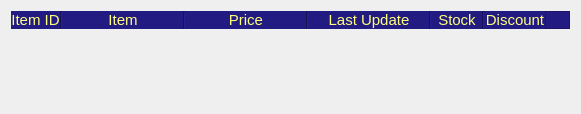
                      <widget class="QWidget" name="Normal">
                       <layout class="QVBoxLayout" name="verticalLayout_11">
                        <item>
                         <widget class="QFrame" name="frame_15">
                          <property name="maximumSize">
                           <size>
                            <width>16777215</width>
                            <height>20</height>
                           </size>
                          </property>
                          <property name="font">
                           <font>
                            <family>MS Shell Dlg 2</family>
                            <pointsize>11</pointsize>
                            <weight>50</weight>
                            <italic>false</italic>
                            <bold>false</bold>
                           </font>
                          </property>
                          <property name="styleSheet">
                           <string notr="true">QFrame{
background-color: rgb(34, 27, 129);
color: rgb(255, 255, 127);
font: 10.5pt &quot;MS Shell Dlg 2&quot;;
}

Line{
	background-color: rgba(255, 255, 127, 150);
}</string>
                          </property>
                          <property name="frameShape">
                           <enum>QFrame::NoFrame</enum>
                          </property>
                          <property name="frameShadow">
                           <enum>QFrame::Raised</enum>
                          </property>
                          <layout class="QHBoxLayout" name="horizontalLayout_12">
                           <property name="spacing">
                            <number>0</number>
                           </property>
                           <property name="leftMargin">
                            <number>0</number>
                           </property>
                           <property name="topMargin">
                            <number>0</number>
                           </property>
                           <property name="rightMargin">
                            <number>0</number>
                           </property>
                           <property name="bottomMargin">
                            <number>0</number>
                           </property>
                           <item>
                            <widget class="QLabel" name="label_15">
                             <property name="sizePolicy">
                              <sizepolicy hsizetype="Minimum" vsizetype="Preferred">
                               <horstretch>0</horstretch>
                               <verstretch>0</verstretch>
                              </sizepolicy>
                             </property>
                             <property name="minimumSize">
                              <size>
                               <width>20</width>
                               <height>0</height>
                              </size>
                             </property>
                             <property name="maximumSize">
                              <size>
                               <width>106</width>
                               <height>106</height>
                              </size>
                             </property>
                             <property name="font">
                              <font>
                               <family>MS Shell Dlg 2</family>
                               <pointsize>11</pointsize>
                               <weight>50</weight>
                               <italic>false</italic>
                               <bold>false</bold>
                              </font>
                             </property>
                             <property name="text">
                              <string>Item ID</string>
                             </property>
                             <property name="alignment">
                              <set>Qt::AlignCenter</set>
                             </property>
                             <property name="indent">
                              <number>-1</number>
                             </property>
                            </widget>
                           </item>
                           <item>
                            <widget class="Line" name="line_6">
                             <property name="orientation">
                              <enum>Qt::Vertical</enum>
                             </property>
                            </widget>
                           </item>
                           <item>
                            <widget class="QLabel" name="label_16">
                             <property name="minimumSize">
                              <size>
                               <width>120</width>
                               <height>0</height>
                              </size>
                             </property>
                             <property name="maximumSize">
                              <size>
                               <width>16777215</width>
                               <height>16777215</height>
                              </size>
                             </property>
                             <property name="font">
                              <font>
                               <family>MS Shell Dlg 2</family>
                               <pointsize>11</pointsize>
                               <weight>50</weight>
                               <italic>false</italic>
                               <bold>false</bold>
                              </font>
                             </property>
                             <property name="text">
                              <string>Item</string>
                             </property>
                             <property name="alignment">
                              <set>Qt::AlignCenter</set>
                             </property>
                            </widget>
                           </item>
                           <item>
                            <widget class="Line" name="line_7">
                             <property name="orientation">
                              <enum>Qt::Vertical</enum>
                             </property>
                            </widget>
                           </item>
                           <item>
                            <widget class="QLabel" name="label_18">
                             <property name="minimumSize">
                              <size>
                               <width>120</width>
                               <height>0</height>
                              </size>
                             </property>
                             <property name="font">
                              <font>
                               <family>MS Shell Dlg 2</family>
                               <pointsize>11</pointsize>
                               <weight>50</weight>
                               <italic>false</italic>
                               <bold>false</bold>
                              </font>
                             </property>
                             <property name="text">
                              <string>Price</string>
                             </property>
                             <property name="alignment">
                              <set>Qt::AlignCenter</set>
                             </property>
                            </widget>
                           </item>
                           <item>
                            <widget class="Line" name="line_9">
                             <property name="orientation">
                              <enum>Qt::Vertical</enum>
                             </property>
                            </widget>
                           </item>
                           <item>
                            <widget class="QLabel" name="label_17">
                             <property name="minimumSize">
                              <size>
                               <width>120</width>
                               <height>0</height>
                              </size>
                             </property>
                             <property name="font">
                              <font>
                               <family>MS Shell Dlg 2</family>
                               <pointsize>11</pointsize>
                               <weight>50</weight>
                               <italic>false</italic>
                               <bold>false</bold>
                              </font>
                             </property>
                             <property name="text">
                              <string>Last Update</string>
                             </property>
                             <property name="alignment">
                              <set>Qt::AlignCenter</set>
                             </property>
                            </widget>
                           </item>
                           <item>
                            <widget class="Line" name="line_8">
                             <property name="orientation">
                              <enum>Qt::Vertical</enum>
                             </property>
                            </widget>
                           </item>
                           <item>
                            <widget class="QLabel" name="label_19">
                             <property name="minimumSize">
                              <size>
                               <width>50</width>
                               <height>0</height>
                              </size>
                             </property>
                             <property name="font">
                              <font>
                               <family>MS Shell Dlg 2</family>
                               <pointsize>11</pointsize>
                               <weight>50</weight>
                               <italic>false</italic>
                               <bold>false</bold>
                              </font>
                             </property>
                             <property name="text">
                              <string>Stock</string>
                             </property>
                             <property name="alignment">
                              <set>Qt::AlignCenter</set>
                             </property>
                            </widget>
                           </item>
                           <item>
                            <widget class="Line" name="line_10">
                             <property name="orientation">
                              <enum>Qt::Vertical</enum>
                             </property>
                            </widget>
                           </item>
                           <item>
                            <widget class="QLabel" name="label_22">
                             <property name="minimumSize">
                              <size>
                               <width>50</width>
                               <height>0</height>
                              </size>
                             </property>
                             <property name="font">
                              <font>
                               <family>MS Shell Dlg 2</family>
                               <pointsize>11</pointsize>
                               <weight>50</weight>
                               <italic>false</italic>
                               <bold>false</bold>
                              </font>
                             </property>
                             <property name="text">
                              <string>Discount</string>
                             </property>
                             <property name="alignment">
                              <set>Qt::AlignCenter</set>
                             </property>
                            </widget>
                           </item>
                           <item>
                            <widget class="QFrame" name="frame_16">
                             <property name="minimumSize">
                              <size>
                               <width>25</width>
                               <height>0</height>
                              </size>
                             </property>
                             <property name="maximumSize">
                              <size>
                               <width>25</width>
                               <height>16777215</height>
                              </size>
                             </property>
                             <property name="frameShape">
                              <enum>QFrame::StyledPanel</enum>
                             </property>
                             <property name="frameShadow">
                              <enum>QFrame::Raised</enum>
                             </property>
                            </widget>
                           </item>
                          </layout>
                         </widget>
                        </item>
                        <item>
                         <widget class="QScrollArea" name="scrollArea_2">
                          <property name="frameShape">
                           <enum>QFrame::NoFrame</enum>
                          </property>
                          <property name="widgetResizable">
                           <bool>true</bool>
                          </property>
                          <widget class="QWidget" name="scrollAreaWidgetContents_2">
                           <property name="geometry">
                            <rect>
                             <x>0</x>
                             <y>0</y>
                             <width>721</width>
                             <height>341</height>
                            </rect>
                           </property>
                           <layout class="QGridLayout" name="gridLayout_2"/>
                          </widget>
                         </widget>
                        </item>
                       </layout>
                      </widget>
